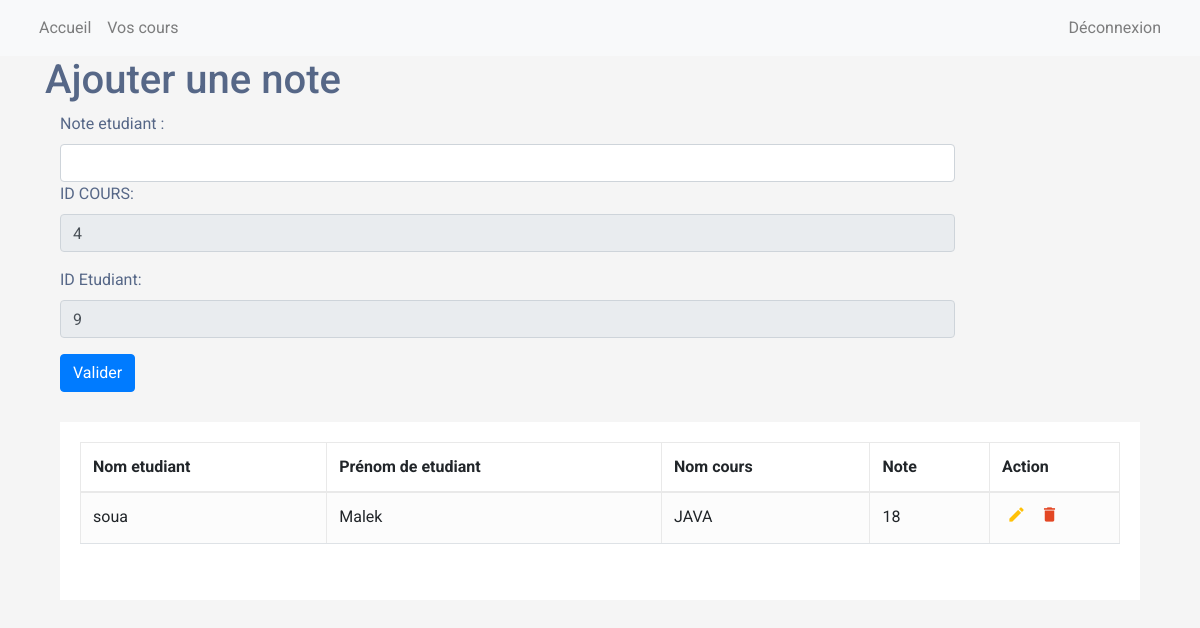
Screenshot of /miniprojet/gerernote_by_etudiant.php?id_utilisateur=9&id_cours=4 (signed in) with the database file from the repository.
### tables this page shows
CREATE TABLE `examen` (
  `id_etudiant` int NOT NULL,
  `id_cours` int NOT NULL,
  `note` int DEFAULT NULL
);

CREATE TABLE `utilisateur` (
  `id_utilisateur` int NOT NULL,
  `nom` varchar(100) DEFAULT NULL,
  `prenom` varchar(100) DEFAULT NULL,
  `email` varchar(100) DEFAULT NULL,
  `mot_de_passe` varchar(100) DEFAULT NULL,
  `Role` int DEFAULT NULL
);

CREATE TABLE `cours` (
  `id_cours` int NOT NULL,
  `nom_cours` varchar(100) DEFAULT NULL,
  `id_utilisateur` int DEFAULT NULL
);

### miniprojet/gerernote_by_etudiant.php (the view, shortened to what this page needs)
<!DOCTYPE html>
<html lang="en">
<head>
<link rel="stylesheet" href="https://stackpath.bootstrapcdn.com/bootstrap/4.5.0/css/bootstrap.min.css">
<link rel="stylesheet" href="https://maxcdn.bootstrapcdn.com/font-awesome/4.7.0/css/font-awesome.min.css">
</head>
<body>
<header>
<nav class="navbar navbar-expand-lg navbar-light bg-light">
<div class="container-fluid">
<div class="collapse navbar-collapse" id="navbarNav">
<ul class="navbar-nav">
    <li>
    <a class="nav-link" href="bienvenue_ens.php">Accueil</a>
    </li>
<li class="nav-item">
<a class="nav-link" href="accueil_ens.php">Vos cours</a>
</li>
</ul>
<ul class="navbar-nav ml-auto">
<li class="nav-item">
<a class="nav-link"><?php echo $user['email']; ?></a>
</li>
<li class="nav-item">
<a class="nav-link" href="deconnexion.php">Déconnexion</a>
</li>
</ul>
</div>
</div>
</nav>
</header>
<div class="container">
        <h1>Ajouter une note</h1>
        <form method="get" action="insert_etudiant_notes.php" class="form-horizontal">
            <div class="form-group">
                <label for="nom_cours" class="col-sm-2 control-label">Note etudiant :</label>
                <div class="col-sm-10">
                    <input type="text" name="note" class="form-control" id="note">
                    <?php
                    echo "<div class='form-group'><label>ID COURS:</label><input type='text' class='form-control' name='id_cours' value='" . $_GET['id_cours'] . "' readonly></div>";
                    echo "<div class='form-group'><label>ID Etudiant:</label><input type='text' class='form-control' name='id_etudiant' value='" . $_GET['id_utilisateur'] . "' readonly></div>";
                    ?>
                    </div>
            </div>
            <div class="form-group">
                <div class="col-sm-offset-2 col-sm-10">
                    <button type="submit" class="btn btn-primary">Valider</button>
                </div>
            </div>
        </form>
        <div class="container-xl">
    <div class="table-responsive">
        <div class="table-wrapper">
            <div class="table-title">
            <table class="table table-striped table-hover table-bordered">
                <thead>
                    <tr>
                        <th>Nom etudiant</th>
                        <th>Prénom de etudiant </th>
                        <th>Nom cours</th>
                        <th>Note</th>
                        <th>Action</th>
                    </tr>
                </thead>
                <tbody>
                <?php
     $conn = connect();
    $id_cours=$_GET['id_cours'];
    $id_etudiant=$_GET['id_utilisateur'];
    $req = "SELECT  examen.id_etudiant, examen.id_cours,utilisateur.nom, utilisateur.prenom, cours.nom_cours, examen.note
    FROM utilisateur
    JOIN examen ON examen.id_etudiant = utilisateur.id_utilisateur
    JOIN cours ON cours.id_cours = examen.id_cours
    WHERE examen.id_etudiant = $id_etudiant AND examen.id_cours = $id_cours";
try {
    $resultat = $conn->query($req);
    while($ligne = $resultat->fetch(PDO::FETCH_ASSOC)) {
        echo "<tr>";
        echo "<td>".$ligne['nom']."</td>";
        echo "<td>".$ligne['prenom']."</td>";
        echo "<td>".$ligne['nom_cours']."</td>";
        echo "<td>".$ligne['note']."</td>";
        echo "<td>
        <a href='editer_note2.php?id_etudiant=".$ligne["id_etudiant"]."&id_cours=". $id_cours."' class='edit' title='Edit' data-toggle='tooltip'><i class='material-icons'>&#xE254;</i></a>
        <a href='supprimer_note.php?id_etudiant=".$ligne["id_etudiant"]."&id_cours=". $id_cours."' class='delete' title='Delete' data-toggle='tooltip'><i class='material-icons'>&#xE872;</i></a>
    </td>";
    }
    echo "</table>";
}
catch(PDOException $e)
{
    echo "<br> Probleme de requete".$e->getMessage();
}
?>
        </div>
    </div>
</div>
</body>
</html>

### miniprojet/gerernote_by_etudiant.php (style rules this page uses)
body { color: #566787; background: #f5f5f5; font-family: 'Roboto', sans-serif; }
.table-responsive { margin: 30px 0; }
.table-wrapper { min-width: 1000px; background: #fff; padding: 20px; box-shadow: 0 1px 1px rgba(0,0,0,.05); }
.table-title { padding-bottom: 10px; margin: 0 0 10px; min-width: 100%; }
table.table tr th, table.table tr td { border-color: #e9e9e9; }
table.table-striped tbody tr:nth-of-type(odd) { background-color: #fcfcfc; }
table.table td:last-child { width: 130px; }
table.table td a { color: #a0a5b1; display: inline-block; margin: 0 5px; }
table.table td a.edit { color: #FFC107; }
table.table td a.delete { color: #E34724; }
table.table td i { font-size: 19px; }

### rows the page displays
examen: id_etudiant.nom "soua", id_etudiant.prenom "Malek", id_cours.nom_cours "JAVA", note "18"
